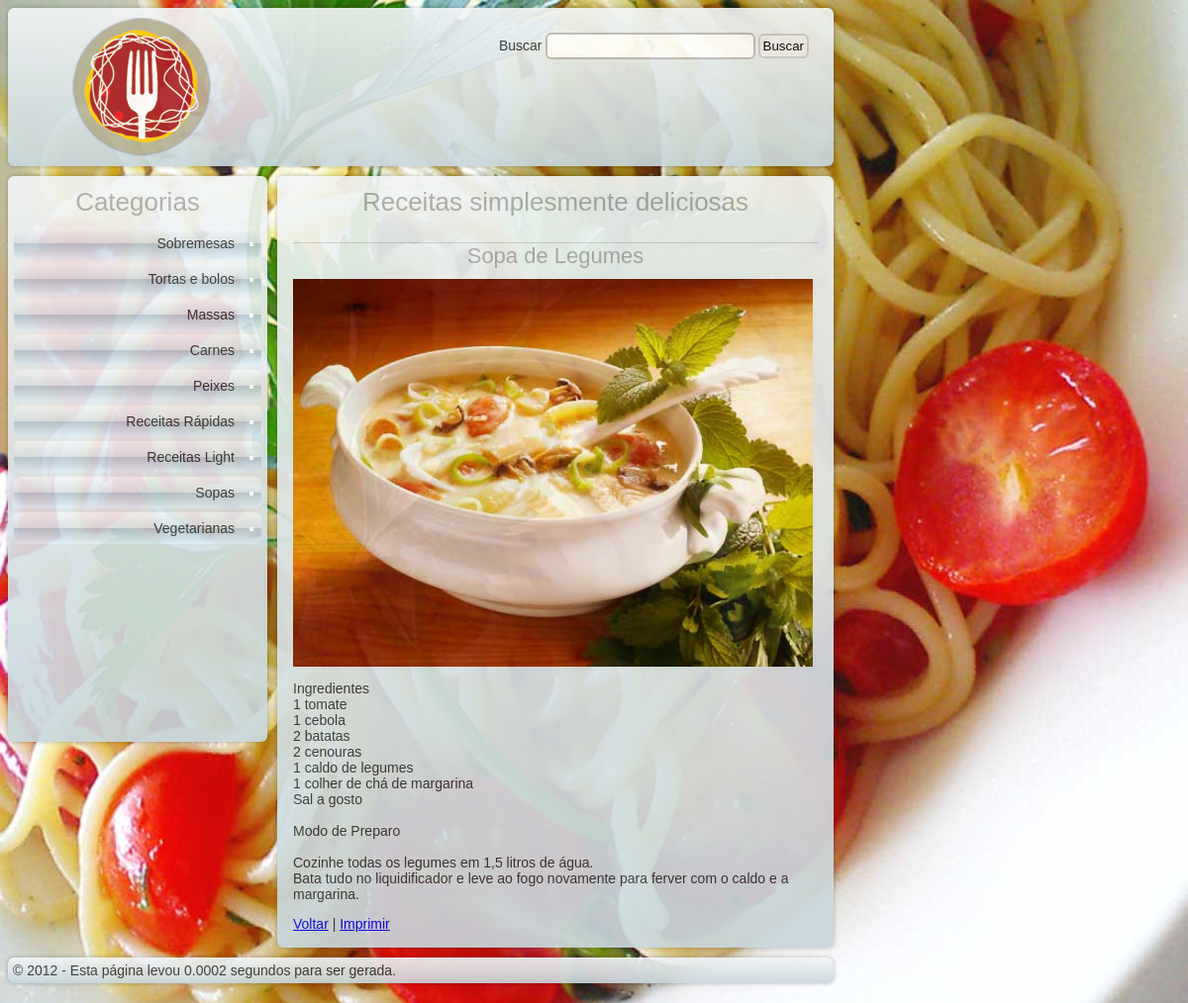
Screenshot of /receitas/ver/sopa-de-legumes with the database file from the repository.
### tables this page shows
CREATE TABLE `categorias` (
  `id_categoria` int(10) unsigned NOT NULL AUTO_INCREMENT,
  `categoria` varchar(45) NOT NULL,
  `slug_categoria` varchar(255) NOT NULL,
  PRIMARY KEY (`id_categoria`)
);

CREATE TABLE `receitas` (
  `id_receita` int(10) unsigned NOT NULL AUTO_INCREMENT,
  `nome` varchar(255) NOT NULL,
  `slug_receita` varchar(255) NOT NULL,
  `texto` text NOT NULL,
  `categoria` int(10) unsigned NOT NULL,
  `foto` varchar(45) DEFAULT NULL,
  `adicionada_quando` timestamp NOT NULL DEFAULT CURRENT_TIMESTAMP,
  PRIMARY KEY (`id_receita`),
  KEY `FK_receitas_categoria` (`categoria`),
  CONSTRAINT `FK_receitas_categoria` FOREIGN KEY (`categoria`) REFERENCES `categorias` (`id_categoria`) ON UPDATE CASCADE
);

### application/controllers/receitas.php (called while the page is built, shortened)
<?php if(!defined('BASEPATH')) exit('No direct script access allowed');
class Receitas extends CI_Controller {
	public function ver($slug_receita = null){
		$data['categorias'] = $this->db->get('categorias')->result();
		$this->db->where('slug_receita',$slug_receita);
		$data2['receita'] = $this->db->get('receitas')->result();
		$this->load->view('html_header');
		$this->load->view('cabecalho');
		$this->load->view('menu_categorias' , $data);
		$this->load->view('receita', $data2);
		$this->load->view('rodape');
		$this->load->view('html_footer');
	}
}

### index.php (called while the page is built, shortened)
<?php
require_once BASEPATH.'core/CodeIgniter.php';

### application/views/menu_categorias.php (the view)
<div id="menu_de_categorias" class="gradiente0 sombra radious">
	<h2>Categorias</h2>
	<ul>
		<?php foreach($categorias as $cat):?>
			<li class='gradiente1 radious'>
				<?php
				echo anchor(
					'receitas/categoria/'.$cat->slug_categoria,
					$cat->categoria
				);
				?>
			</li>
		<?php endforeach;?>
	</ul>
</div>

### application/views/receita.php
<div id="conteudo" class="gradiente0 sombra radious">
	<?php
	echo heading("Receitas simplesmente deliciosas",2);
	?>
	<div id="receita">
	<?php
	foreach($receita as $rec){
		echo heading($rec->nome,3);
		echo img('assets/imgs/receitas/'.$rec->foto);
		echo "<p>" . nl2br($rec->texto) . "</p>";
	}
	?>
	<a href="javascript:history.go(-1)">Voltar</a> | <a href="javascript:self.print()">Imprimir</a>
	</div>
</div>

### assets/css/layout.css (style rules this page uses)
body { background-color:#EFEFEF; font-family: Lucida Grande, Verdana, Geneva, Sans-serif;font-size: 14px; color: #333; background-image: url('../imgs/pasta.jpg'); background-attachment: fixed }
.gradiente0 { background: #f2f5f6; background: -moz-linear-gradient(top, #f2f5f6 0%, #e3eaed 37%, #c8d7dc 100%); background: -webkit-gradient(linear, left top, left bottom, color-stop(0%,#f2f5f6), color-stop(37%,#e3eaed), color-stop(100%,#c8d7dc)); background: -webkit-linear-gradient(top, #f2f5f6 0%,#e3eaed 37%,#c8d7dc 100%); background: -o-linear-gradient(top, #f2f5f6 0%,#e3eaed 37%,#c8d7dc 100%); background: -ms-linear-gradient(top, #f2f5f6 0%,#e3eaed 37%,#c8d7dc 100%); background: linear-gradient(top, #f2f5f6 0%,#e3eaed 37%,#c8d7dc 100%); filter: progid:DXImageTransform.Microsoft.gradient( startColorstr='#f2f5f6', endColorstr='#c8d7dc',GradientType=0 ); }
.gradiente1 { background: #f2f6f8; background: -moz-linear-gradient(top, #f2f6f8 0%, #d8e1e7 50%, #b5c6d0 51%, #e0eff9 100%); background: -webkit-gradient(linear, left top, left bottom, color-stop(0%,#f2f6f8), color-stop(50%,#d8e1e7), color-stop(51%,#b5c6d0), color-stop(100%,#e0eff9)); background: -webkit-linear-gradient(top, #f2f6f8 0%,#d8e1e7 50%,#b5c6d0 51%,#e0eff9 100%); background: -o-linear-gradient(top, #f2f6f8 0%,#d8e1e7 50%,#b5c6d0 51%,#e0eff9 100%); background: -ms-linear-gradient(top, #f2f6f8 0%,#d8e1e7 50%,#b5c6d0 51%,#e0eff9 100%); background: linear-gradient(top, #f2f6f8 0%,#d8e1e7 50%,#b5c6d0 51%,#e0eff9 100%); filter: progid:DXImageTransform.Microsoft.gradient( startColorstr='#f2f6f8', endColorstr='#e0eff9',GradientType=0 ); }
.sombra { -webkit-box-shadow: 0px 0px 4px 0px rgba(26, 26, 26, 0.3);-moz-box-shadow: 0px 0px 4px 0px rgba(26, 26, 26, 0.3);box-shadow: 0px 0px 4px 0px rgba(26, 26, 26, 0.3); }
.radious { -webkit-border-radius: 6px; -moz-border-radius: 6px; border-radius: 6px; }
#cabecalho img { margin-left:60px;margin-top: 5px;margin-bottom: 5px }
#menu_de_categorias { background-color:#DDD; float:left; width:250px; height:560px; float:left; padding:6px;opacity: 0.91 }
#menu_de_categorias ul, #conteudo ul { margin: 0px; padding: 0px; }
#menu_de_categorias ul li, #conteudo ul li { padding:8px; margin-bottom:4px; text-align: right; color:#FFF; list-style:square; list-style-position:inside; direction: rtl; }
#menu_de_categorias a, #conteudo ul li a { font-family: 'Lucida Sans Unicode', 'Lucida Grande', sans-serif; text-decoration: none; color:#333; }
#conteudo { float:left; width:550px; margin-left:10px; background-color:#DDD; padding:6px; min-height: 560px; opacity: 0.91 }
#conteudo h2, #menu_de_categorias h2 { text-align: center; color:#AAA; font-size:26px; padding:0px; margin-top:5px; margin-bottom:10px; font-family: Century Gothic, sans-serif; font-weight: lighter; }
#conteudo h3 { text-align: center; color:#AAA; font-size:22px; padding:0px; margin-top:5px; margin-bottom:10px; font-family: Century Gothic, sans-serif; font-weight: lighter; border-top:#CCC solid 1px }
#receita { padding:10px; }
#receita img { width:525px; }
#formbusca input[type=text] { border:#BBB solid 2px; width: 200px; padding:4px;-webkit-border-radius: 6px; -moz-border-radius: 6px; border-radius: 6px; margin-right: 3px;margin-left: 3px }
#formbusca input[type=submit] { border:#CCC solid 2px; padding:3px;-webkit-border-radius: 6px; -moz-border-radius: 6px; border-radius: 6px; }

### rows the page displays
categorias: slug_categoria+categoria "Sobremesas"
categorias: slug_categoria+categoria "Tortas e bolos"
categorias: slug_categoria+categoria "Massas"
categorias: slug_categoria+categoria "Carnes"
categorias: slug_categoria+categoria "Peixes"
categorias: slug_categoria+categoria "Receitas Rápidas"
categorias: slug_categoria+categoria "Receitas Light"
categorias: slug_categoria+categoria "Sopas"
categorias: slug_categoria+categoria "Vegetarianas"
receitas: nome "Sopa de Legumes", foto (picture), texto "Ingredientes 1 tomate 1 cebola 2 batatas 2 cenouras 1 caldo de legumes 1 colher de chá de margarina Sal a gosto Modo de Preparo Cozinhe todas os legumes em 1,5 litros de água. Bata tudo no liquidificador e leve ao fogo novamente para ferver com o caldo e a margarina."

### other values shown
form_label("Buscar","busca") "Buscar"
heading("Receitas simplesmente deliciosas",2) "Receitas simplesmente deliciosas"
$this->benchmark->elapsed_time() "0.0002"
